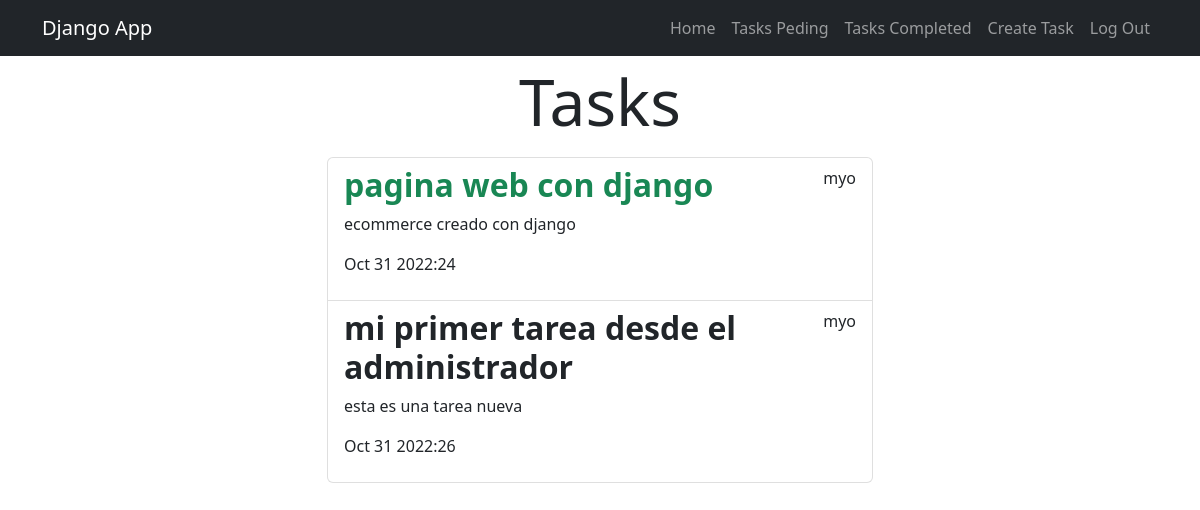
The app's page /tasks_completed/ (signed in) with its own data.
### tasks/models.py (models this page shows, shortened)
class Task(models.Model):
    title = models.CharField(max_length=100)
    description = models.TextField(blank=True)
    created = models.DateTimeField(auto_now_add=True)
    datecompleted = models.DateTimeField(null=True)
    important = models.BooleanField(default=False)
    user = models.ForeignKey(User, on_delete=models.CASCADE)

### tasks/views.py (the view)
# urls.py: path('tasks_completed/', views.tasks_completed, name='tasks_completed'),
@login_required
def tasks_completed(request):
    tasks = Task.objects.filter(
        user=request.user, datecompleted__isnull=False).order_by('-datecompleted')
    return render(request, 'tasks.html', {
        'tasks': tasks
    })

### tasks/templates/tasks.html
{% extends "base.html" %}
{% block content %}
<main class="container">
    <div class="row">
        <div class="col-md-6 offset-md-3">
            <h1 class="text-center display-3 py-2">Tasks</h1>
            <ul class="list-group">
                {% for task in tasks %}
                <a class="list-group-item" href="{% url 'task_detail' task.id %}">
                    <header class="d-flex justify-content-between">
                        {% if task.important %}
                        <h2 class="fw-bold text-success">{{ task.title }}</h2>
                        {% else %}
                        <h2 class="fw-bold">{{ task.title }}</h2>
                        {% endif %}
                        <p>{{ task.user.username }}</p>
                    </header>
                    <p>{{ task.description }}</p>
                    <p>{{ task.datecompleted | date:'M j Y:i' }}</p>
                </a>
                {% endfor %}
            </ul>
        </div>
    </div>
</main>
{% endblock %}

### records on screen
Task: title "pagina web con django", user.username "myo", description "ecommerce creado con django", datecompleted "Oct 31 2022:24"
Task: title "mi primer tarea desde el administrador", user.username "myo", description "esta es una tarea nueva", datecompleted "Oct 31 2022:26"
